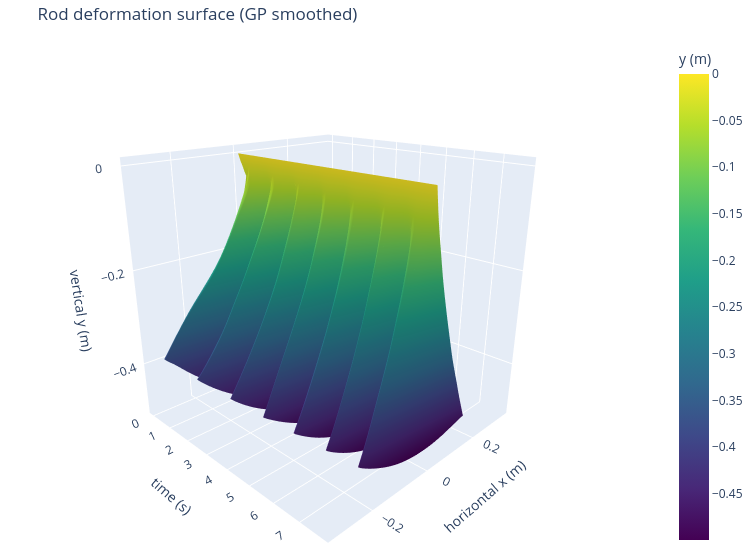

The notebook cell this image was saved under:
### Markdown cell above
## Step 4 — 3D surface: GP smoothed x(t, node)

### Code cell
import numpy as np
import plotly.graph_objects as go

# Subsample frames for speed (every 4th frame)
_stride = 1
_frames = np.arange(0, n_frames, _stride)
_n_pts  = n_nodes

# Build grids using physical GP positions — same layout as raw data surface
X_grid_gp = x_smooth[_frames, :].T                        # (n_pts, n_t)  GP horizontal position
T_grid_gp = np.tile(t_raw[_frames], (_n_pts, 1))           # (n_pts, n_t)  time
Y_grid_gp = y_smooth[_frames, :].T                        # (n_pts, n_t)  GP vertical position

# ── Plotly 3D surface: GP smoothed x vs y (horizontal position on y-axis) ─
fig3d = go.Figure(go.Surface(
    x=T_grid_gp,
    y=X_grid_gp,
    z=Y_grid_gp,
    colorscale='viridis',
    colorbar=dict(title='y (m)'),
))
fig3d.update_layout(
    title='Rod deformation surface (GP smoothed)',
    scene=dict(
        xaxis_title='time (s)',
        yaxis_title='horizontal x (m)',
        zaxis_title='vertical y (m)',
        camera=dict(eye=dict(x=1.5, y=-1.5, z=0.8))
    ),
    width=750, height=550, margin=dict(l=0, r=0, t=40, b=0)
)
fig3d.show()

### Figure 1 — Plotly figure (JSON) as saved in the notebook; plotly's stock layout.template omitted (floating-point values rounded to 4 significant figures; data arrays with more than 128 entries replaced by an {"elided": "..."} marker saying what was removed)
{"data": [{"colorbar": {"title": {"text": "y (m)"}}, "colorscale": [[0, "#440154"], [0.1111, "#482878"], [0.2222, "#3e4989"], [0.3333, "#31688e"], [0.4444, "#26828e"], [0.5556, "#1f9e89"], [0.6667, "#35b779"], [0.7778, "#6ece58"], [0.8889, "#b5de2b"], [1, "#fde725"]], "type": "surface", "x": {"elided": "26x1164 float values"}, "y": {"elided": "26x1164 float values"}, "z": {"elided": "26x1164 float values"}}], "layout": {"height": 550, "margin": {"b": 0, "l": 0, "r": 0, "t": 40}, "scene": {"camera": {"eye": {"x": 1.5, "y": -1.5, "z": 0.8}}, "xaxis": {"title": {"text": "time (s)"}}, "yaxis": {"title": {"text": "horizontal x (m)"}}, "zaxis": {"title": {"text": "vertical y (m)"}}}, "title": {"text": "Rod deformation surface (GP smoothed)"}, "width": 750}}
